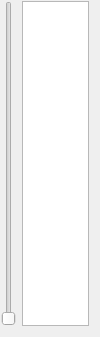
<?xml version="1.0" encoding="UTF-8"?>
<ui version="4.0">
 <class>HelloWorldWidget</class>
 <widget class="QWidget" name="HelloWorldWidget">
  <property name="geometry">
   <rect>
    <x>0</x>
    <y>0</y>
    <width>100</width>
    <height>337</height>
   </rect>
  </property>
  <property name="minimumSize">
   <size>
    <width>100</width>
    <height>0</height>
   </size>
  </property>
  <property name="windowTitle">
   <string>Form</string>
  </property>
  <layout class="QHBoxLayout" name="horizontalLayout">
   <property name="leftMargin">
    <number>1</number>
   </property>
   <property name="topMargin">
    <number>1</number>
   </property>
   <item>
    <widget class="QSlider" name="verticalSlider">
     <property name="layoutDirection">
      <enum>Qt::RightToLeft</enum>
     </property>
     <property name="orientation">
      <enum>Qt::Vertical</enum>
     </property>
    </widget>
   </item>
   <item>
    <widget class="QTextEdit" name="textEdit"/>
   </item>
  </layout>
 </widget>
 <resources/>
 <connections/>
</ui>
